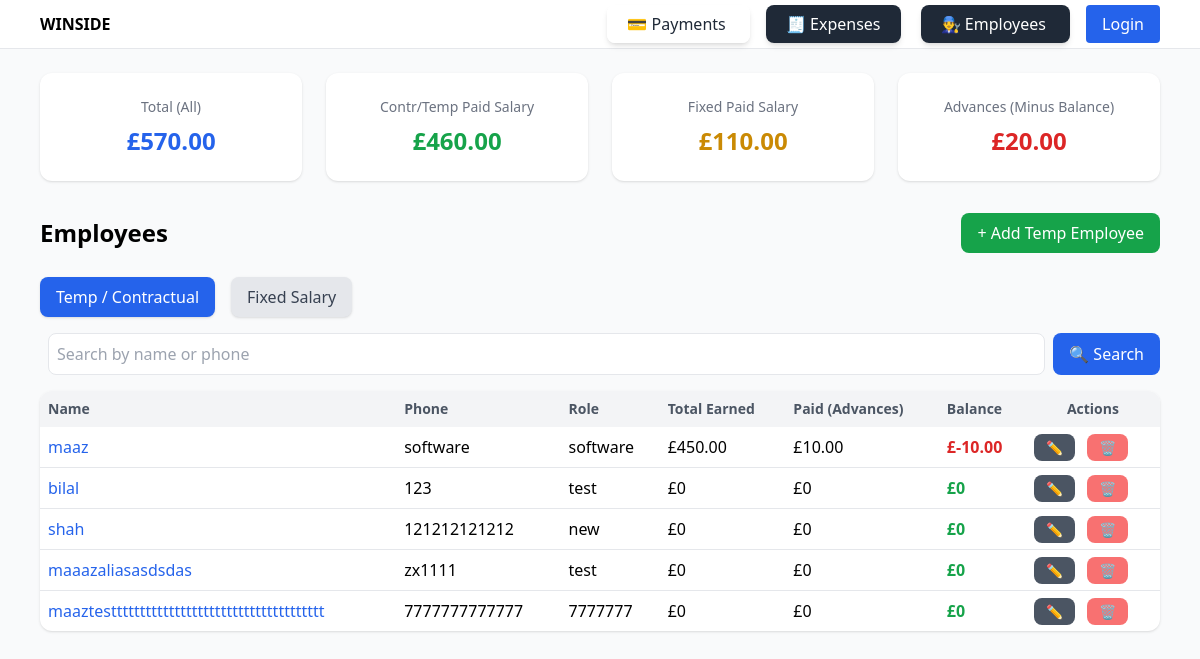
/employees/, run on an earlier commit of the app's database.
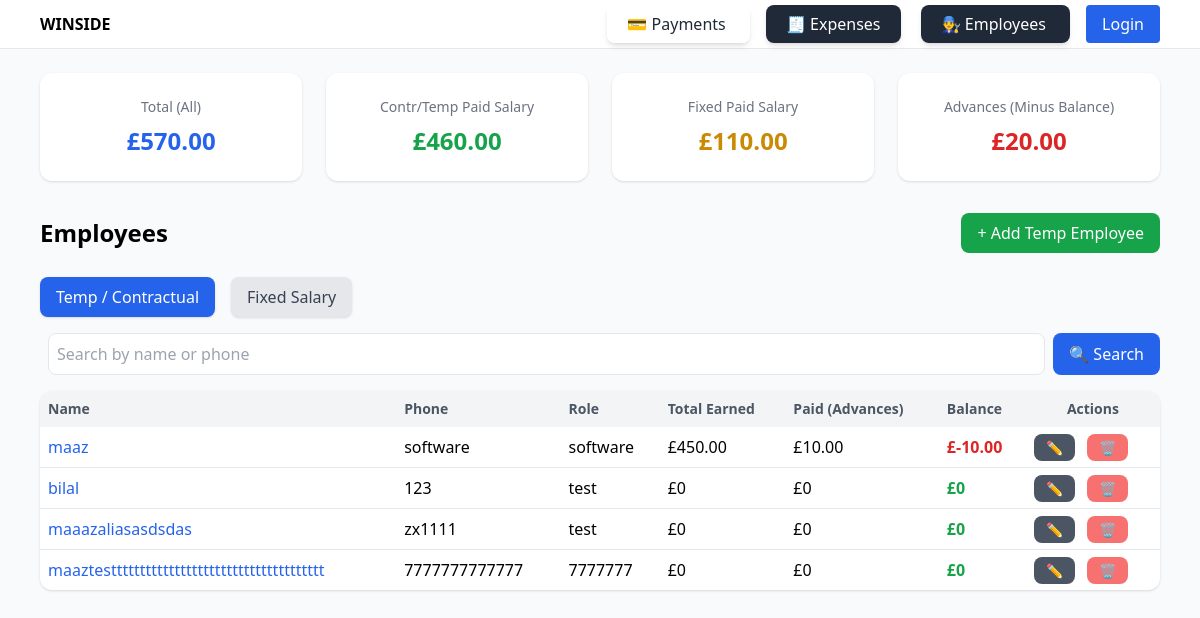
And on a later commit of the database.
### employees/models.py (models this page shows, shortened)
class ContractualEmployee(models.Model):
    name = models.CharField(max_length=100)
    phone = models.CharField(max_length=15, blank=True, null=True)
    role = models.CharField(max_length=100, blank=True, null=True)
    @property
    def total_earned(self):
        return sum(wr.quantity * wr.item_price for wr in self.work_records.all())
    @property
    def total_salary_paid(self):
        return sum(p.amount for p in self.salary_payments.all())
    @property
    def balance(self):
        return self.total_earned - self.total_salary_paid
    @property
    def total_advances(self):
        extra = self.total_salary_paid - self.total_earned
        return extra if extra > 0 else 0

class WorkRecord(models.Model):
    employee = models.ForeignKey(
        "ContractualEmployee",
        on_delete=models.CASCADE,
        related_name="work_records"
    )
    date = models.DateField(default=timezone.now)
    quantity = models.PositiveIntegerField()
    item_price = models.DecimalField(max_digits=10, decimal_places=2, default=0)  # ✅ safe default
    description = models.TextField(blank=True, null=True)  # ✅ optional

class SalaryPayment(models.Model):
    employee = models.ForeignKey(
        "employees.ContractualEmployee",
        on_delete=models.CASCADE,
        related_name="salary_payments"
    )
    amount = models.DecimalField(max_digits=10, decimal_places=2)
    date = models.DateField(default=timezone.now)

### employees/views.py (the view)
# urls.py: path("", views.employee_list, name="list"),            # all employees
def employee_list(request):
    query = request.GET.get("q")  # search term
    type_filter = request.GET.get("type", "contractual")  # to control tab state
    employees = ContractualEmployee.objects.all()
    if query:
        employees = employees.filter(
            Q(name__icontains=query) | Q(phone__icontains=query)
        )
    fixed_qs = FixedEmployee.objects.all()
    if query:
        fixed_qs = fixed_qs.filter(
            Q(name__icontains=query) | Q(phone__icontains=query)
        )
    fixed_employees = fixed_qs.annotate(
        total_paid_calc=Coalesce(
            Sum('fixed_payments__amount'),
            Value(0),
            output_field=DecimalField(max_digits=12, decimal_places=2),
        ),
        balance_calc=F('monthly_salary') - Coalesce(
            Sum('fixed_payments__amount'),
            Value(0),
            output_field=DecimalField(max_digits=12, decimal_places=2),
        ),
    )
    temp_salary_total = (
        SalaryPayment.objects.aggregate(
            total=Coalesce(
                Sum("amount"),
                Value(0, output_field=DecimalField(max_digits=12, decimal_places=2)),
            )
        )["total"]
        or Decimal("0")
    )
    fixed_salary_total = (
        FixedSalaryPayment.objects.aggregate(
            total=Coalesce(
                Sum("amount"),
                Value(0, output_field=DecimalField(max_digits=12, decimal_places=2)),
            )
        )["total"]
        or Decimal("0")
    )
    contract_advances = sum(emp.total_advances for emp in ContractualEmployee.objects.all())
    fixed_advances = sum(
        (emp.total_paid_calc - emp.monthly_salary)
        if (emp.total_paid_calc - emp.monthly_salary) > 0 else Decimal("0")
        for emp in fixed_employees
    )
    advances_negative_total = contract_advances + fixed_advances
    salary_total_all = temp_salary_total + fixed_salary_total
    return render(request, "employees/employee_list.html", {
        "employees": employees,
        "fixed_employees": fixed_employees,
        "type_filter": type_filter,
        "query": query,
        "temp_salary_total": temp_salary_total,
        "fixed_salary_total": fixed_salary_total,
        "salary_total_all": salary_total_all,
        "advances_negative_total": advances_negative_total,
        "advances_negative_total": advances_negative_total,
    })

### employees/templates/employees/employee_list.html (shortened to what the changed rows need)
{% extends "base.html" %}
{% block content %}
  <div class="flex justify-between items-center mb-6">
    <h2 class="text-2xl font-semibold">Employees</h2>
  </div>
  {% if type_filter == "contractual" %}
  <div class="overflow-x-auto bg-white rounded-xl shadow">
    <table class="w-full border-collapse">
      <thead class="bg-gray-100 text-sm text-gray-600">
        <tr>
          <th class="p-2 text-left">Name</th>
          <th class="p-2 text-left">Phone</th>
          <th class="p-2 text-left">Role</th>
          <th class="p-2 text-left">Total Earned</th>
          <th class="p-2 text-left">Paid (Advances)</th>
          <th class="p-2 text-left">Balance</th>
          <th class="p-2">Actions</th>
        </tr>
      </thead>
      <tbody class="divide-y">
        {% for emp in employees %}
        <tr class="hover:bg-gray-50">
          <td class="p-2"><a href="{% url 'employees:report' emp.id %}" class="text-blue-600 hover:underline">{{ emp.name }}</a></td>
          <td class="p-2">{{ emp.phone }}</td>
          <td class="p-2">{{ emp.role }}</td>
          <td class="p-2">£{{ emp.total_earned }}</td>
          <td class="p-2">£{{ emp.total_advances }}</td>
          <td class="p-2 font-semibold {% if emp.balance < 0 %}text-red-600{% else %}text-green-600{% endif %}">£{{ emp.balance }}</td>
          <td class="p-2 space-x-2">
            <a href="{% url 'employees:update' emp.id %}" class="px-3 py-1 bg-gray-600 text-white rounded-lg text-sm">✏</a>
            <a href="{% url 'employees:delete' emp.id %}" class="px-3 py-1 bg-red-400 text-white rounded-lg text-sm">🗑</a>
          </td>
        </tr>
        {% empty %}
        <tr><td colspan="7" class="p-4 text-center text-gray-500">No employees found.</td></tr>
        {% endfor %}
      </tbody>
    </table>
  </div>
  {% endif %}
{% endblock %}

What changed in the data, as far as the page shows it:
removed ContractualEmployee: name "shah", phone "121212121212", role "new", total_earned "0", total_advances "0", balance "0"
